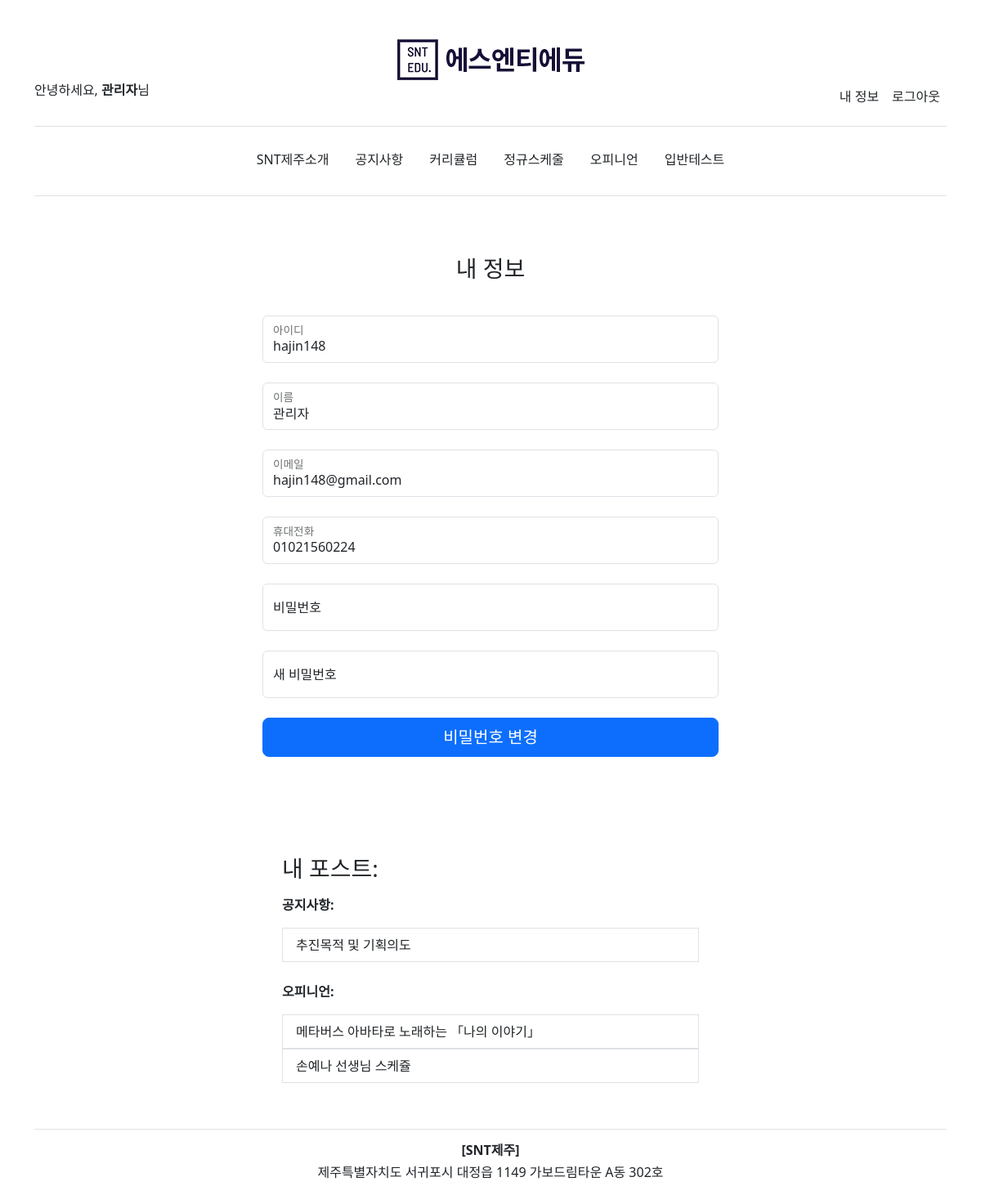
The app's page /account/ (signed in) with its own data.
### account/models.py (models this page shows, shortened)
class Account(AbstractBaseUser):
	class Meta:
		verbose_name = '회원정보'
		verbose_name_plural = '회원정보'
	email 				= models.EmailField(verbose_name='이메일', max_length=60, unique=True)
	username 			= models.CharField(verbose_name='아이디', max_length=30, unique=True)
	date_joined			= models.DateTimeField(verbose_name='회원가입일', auto_now_add=True)
	last_login 			= models.DateTimeField(verbose_name='마지막로그인', auto_now=True)
	is_admin 			= models.BooleanField(verbose_name='어드민계정', default=False)
	is_staff			= models.BooleanField(verbose_name='스태프계정', default=False)
	is_superuser		= models.BooleanField(default=False)
	is_active 			= models.BooleanField(verbose_name='활성화계정', default=True)
	first_name			= models.CharField(verbose_name="이름", max_length=30)
	phone_number		= models.CharField(verbose_name="휴대번호", max_length=11)
	USERNAME_FIELD = 'username'
	REQUIRED_FIELDS = ['email', 'first_name', 'phone_number']
	objects = MyAccountManager()

### announce/models.py (models this page shows)
class BlogPost(models.Model):
	class Meta:
		verbose_name = '공지사항'
		verbose_name_plural = '공지사항'
	title 					= models.CharField(verbose_name='제목', max_length=70, null=False, blank=False)
	body 					= models.TextField(verbose_name='내용', max_length=50000, null=False, blank=False)
	image		 			= models.ImageField(verbose_name='사진', upload_to=upload_location, null=True, blank=True)
	date_published 			= models.DateTimeField(auto_now_add=True, verbose_name="업로드 일짜")
	date_updated 			= models.DateTimeField(auto_now=True, verbose_name="마지막 업데이트")
	author 					= models.ForeignKey(settings.AUTH_USER_MODEL, on_delete=models.CASCADE, verbose_name='작성자', related_name='announce_blog_posts')
	slug 					= AutoSlugField(populate_from='title', unique=True, validators=[slug_validator])
	def __str__(self):
		return self.title

### blog/models.py (models this page shows)
class BlogPost(models.Model):
	class Meta:
		verbose_name = '오피니언'
		verbose_name_plural = '오피니언'
	title 					= models.CharField(verbose_name='제목', max_length=70, null=False, blank=False)
	body 					= models.TextField(verbose_name='내용', max_length=50000, null=False, blank=False)
	image		 			= models.ImageField(verbose_name='사진', upload_to=upload_location, null=True, blank=True)
	date_published 			= models.DateTimeField(auto_now_add=True, verbose_name="업로드 일짜")
	date_updated 			= models.DateTimeField(auto_now=True, verbose_name="마지막 업데이트")
	author 					= models.ForeignKey(settings.AUTH_USER_MODEL, on_delete=models.CASCADE, verbose_name='작성자', related_name='blog_blog_posts')
	slug 					= AutoSlugField(populate_from='title', unique=True, validators=[slug_validator])
	def __str__(self):
		return self.title

### account/views.py (the view)
# urls.py: path('account/', account_view, name="account"),
def account_view(request):
    if not request.user.is_authenticated:
        return redirect('login')
    context = {}
    if request.POST:
        form = AccountUpdateForm(request.POST, instance=request.user)
        if form.is_valid():
            user = form.save(commit=False)
            new_password = form.cleaned_data.get('new_password')
            if new_password:
                user.set_password(new_password)
            user.save()
            messages.success(request, '계정 정보가 성공적으로 업데이트되었습니다. 다시 로그인 해주세요.')
            return redirect('home')  # Replace 'home' with the desired view name for your home page
    else:
        form = AccountUpdateForm(initial={"first_name": request.user.first_name, "username": request.user.username})
    context['account_form'] = form
    blog_posts = BlogPost.objects.filter(author=request.user)
    context['blog_posts'] = blog_posts
    announce_posts = AnnouncePost.objects.filter(author=request.user)
    context['announce_posts'] = announce_posts
    return render(request, 'account/account.html', context)

### account/forms.py (shortened to what this page needs)
class AccountUpdateForm(forms.ModelForm):
    username = forms.CharField(label='아이디', widget=forms.TextInput(attrs={'readonly': 'readonly'}))
    password = forms.CharField(label='현재 비밀번호', widget=forms.PasswordInput(attrs={'autocomplete': 'off'}))
    new_password = forms.CharField(label='새로운 비밀번호', widget=forms.PasswordInput(attrs={'autocomplete': 'off'}))
    class Meta:
        model = Account
        fields = ('username', 'password', 'new_password')

### account/templates/account/account.html (shortened to what this page needs)
{% extends 'base.html' %}
{% block content %}
<main class="form-signin w-50 m-auto">
  <form class="form-signin" method="post">{% csrf_token %}
    <h2 class="h3 mb-3 fw-normal text-center">내 정보</h2>
    <br>
    <div class="form-floating">
      <input type="username" name="username" class="form-control" id="inputUsername" value="{{request.user.username}}" placeholder="아이디" readonly>
      <label for="inputUsername">아이디</label>
    </div>
    <br>
    <div class="form-floating">
      <input type="first_name" name="first_name" class="form-control" id="inputfirst_name" placeholder="이름" value="{{request.user.first_name}}" readonly>
      <label for="inputfirst_name">이름</label>
    </div>
    <br>
    <div class="form-floating">
      <input type="email" name="email" class="form-control" id="inputEmail" placeholder="이메일" value="{{request.user.email}}" readonly>
      <label for="inputfirst_name">이메일</label>
    </div>
    <br>
    <div class="form-floating">
      <input type="phone_number" name="phone_number" class="form-control" id="phone_number" placeholder="휴대전화" value="{{request.user.phone_number}}" readonly>
      <label for="inputphone">휴대전화</label>
    </div>
    <br>
    <div class="form-floating">
      <input type="password" name="password" class="form-control" id="inputPassword1" placeholder="비밀번호">
      <label for="inputPassword">비밀번호</label>
    </div>
    <br>
    <div class="form-floating">
      <input type="password" name="new_password" class="form-control" id="inputNew_Password" placeholder="새 비밀번호">
      <label for="inputPassword">새 비밀번호</label>
    </div>
    <br>
    <button class="w-100 btn btn-lg btn-primary" type="submit">비밀번호 변경</button>
  </form>
  <br>
  <br>
  <br>
  <div class="container mt-4 p-4">
    <div class="row">
      <div class="blog-posts">
        <h3 class="mb-3 font-weight-normal">내 포스트:</h3>
        {% if blog_posts %}
        <ul class="list-group">
          <p><strong>공지사항:</strong></p>
          {% for post in announce_posts %}
          <a href="{% url 'announce:detail' post.slug %}" style="text-decoration: none;"><li class="list-group-item">{{post}}</li></a>
          {% endfor %}
          <br>
          <p><strong>오피니언:</strong></p>
          {% for post in blog_posts %}
          <a href="{% url 'blog:detail' post.slug %}" style="text-decoration: none;"><li class="list-group-item">{{post}}</li></a>
          {% endfor %}
        </ul>
        {% else %}
        <p>업로드한 포스트가 없습니다.</p>
        {% endif %}
      </div>
    </div>
  </div>
  {% endblock content %}

### templates/snippets/header.html (shortened to what this page needs)
<link href="https://cdn.jsdelivr.net/npm/bootstrap@5.3.0-alpha3/dist/css/bootstrap.min.css" rel="stylesheet">
{% load static %}
<div class="d-flex flex-column">
    <a href="{% url 'home' %}">
        <img class="img-fluid mx-auto d-block" src="{% static 'sntlogo.png' %}">
    </a>
</div>
<div class="d-flex flex-column flex-md-row align-items-center pb-3 mb-1 d-none d-md-flex nav-center border-bottom">
	<p class ="my-0 mr-md-auto font-weight-normal" >
		{% if request.user.is_authenticated %}
		<p>안녕하세요, <strong>{{request.user.first_name}}</strong>님</p>
		{% endif %}
	</p>
	<nav class="d-inline-flex mt-md-0 ms-md-auto">
		{% if request.user.is_authenticated %}
			<a class="p-2 text-dark text-decoration-none" href="{% url 'account' %}">내 정보</a>
			<a class="p-2 text-dark text-decoration-none" href="{% url 'logout' %}">로그아웃</a></p>
			{% else %}
			<p>
				<a class="p-2 text-dark text-decoration-none" href="{% url 'register' %}">회원가입</a>
				<a class="p-2 text-dark text-decoration-none" href="{% url 'login' %}">로그인</a>
			</p>
			{% endif %}
	</nav>
</div>
	<nav class="navbar navbar-expand-md navbar-light">
		<div class="container border-bottom pb-3">
			<div class="d-none d-md-flex nav-center">
				<a class="p-3 text-dark text-decoration-none" href="{% url 'introduce' %}">SNT제주소개</a>
				<a class="p-3 text-dark text-decoration-none" href="{% url 'announce' %}">공지사항</a>
				<a class="p-3 text-dark text-decoration-none" href="{% url 'curriculum' %}">커리큘럼</a>
				<a class="p-3 text-dark text-decoration-none" href="{% url 'schedule' %}">정규스케줄</a>
				<a class="p-3 text-dark text-decoration-none" href="{% url 'opinion' %}">오피니언</a>
				<a class="p-3 text-dark text-decoration-none" href="{% url 'leveltest' %}">입반테스트</a>
			</div>
		</div>
	</nav>

### templates/snippets/header.html (style rules this page uses)
.nav-center { flex-grow: 1; display: flex; justify-content: center; }

### records on screen
Account: user.first_name "관리자", username "hajin148", first_name "관리자", email "hajin148@gmail.com", phone_number "01021560224"
BlogPost: title "추진목적 및 기획의도"
BlogPost: title "메타버스 아바타로 노래하는 「나의 이야기」"
BlogPost: title "손예나 선생님 스케쥴"
